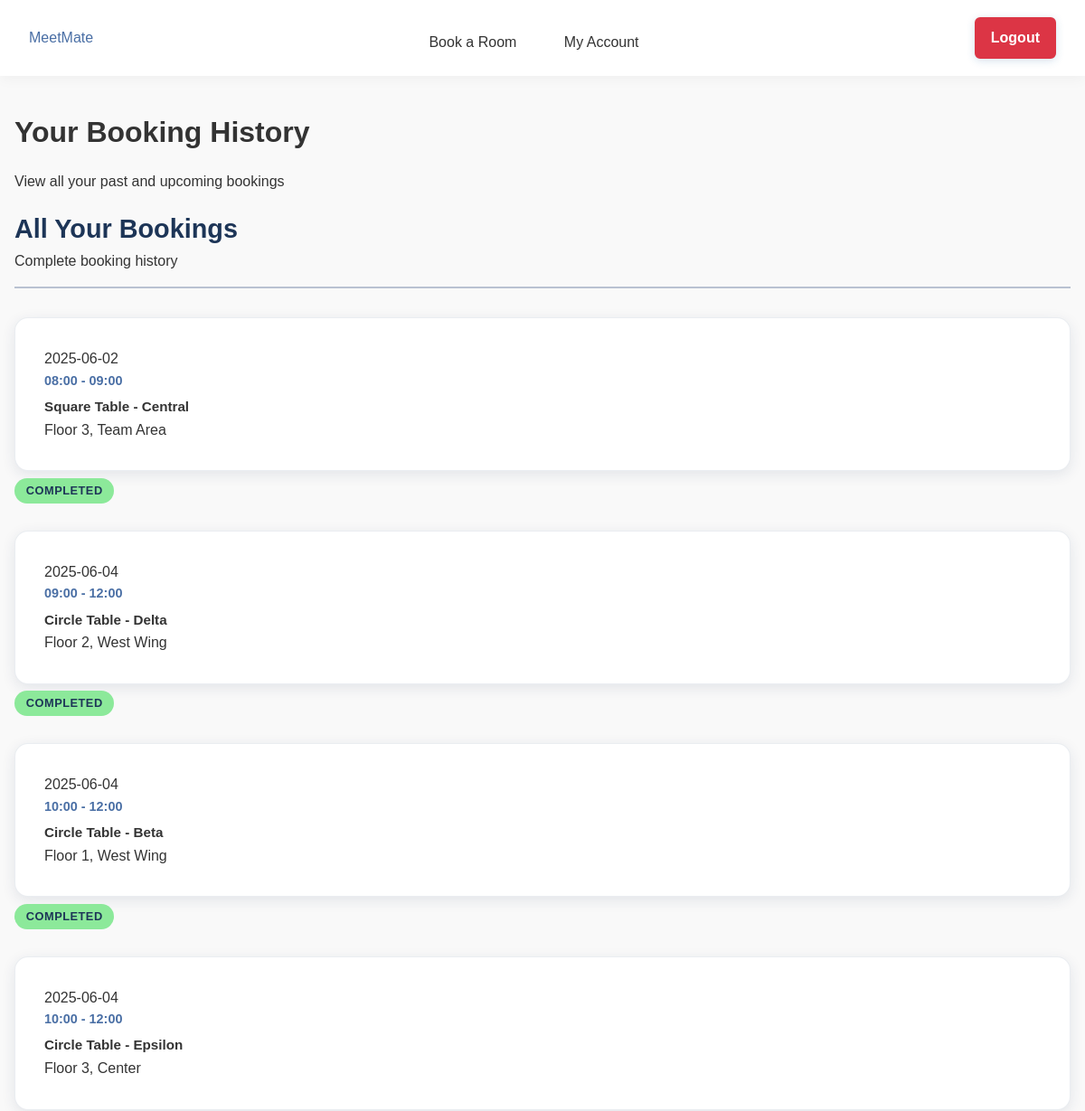
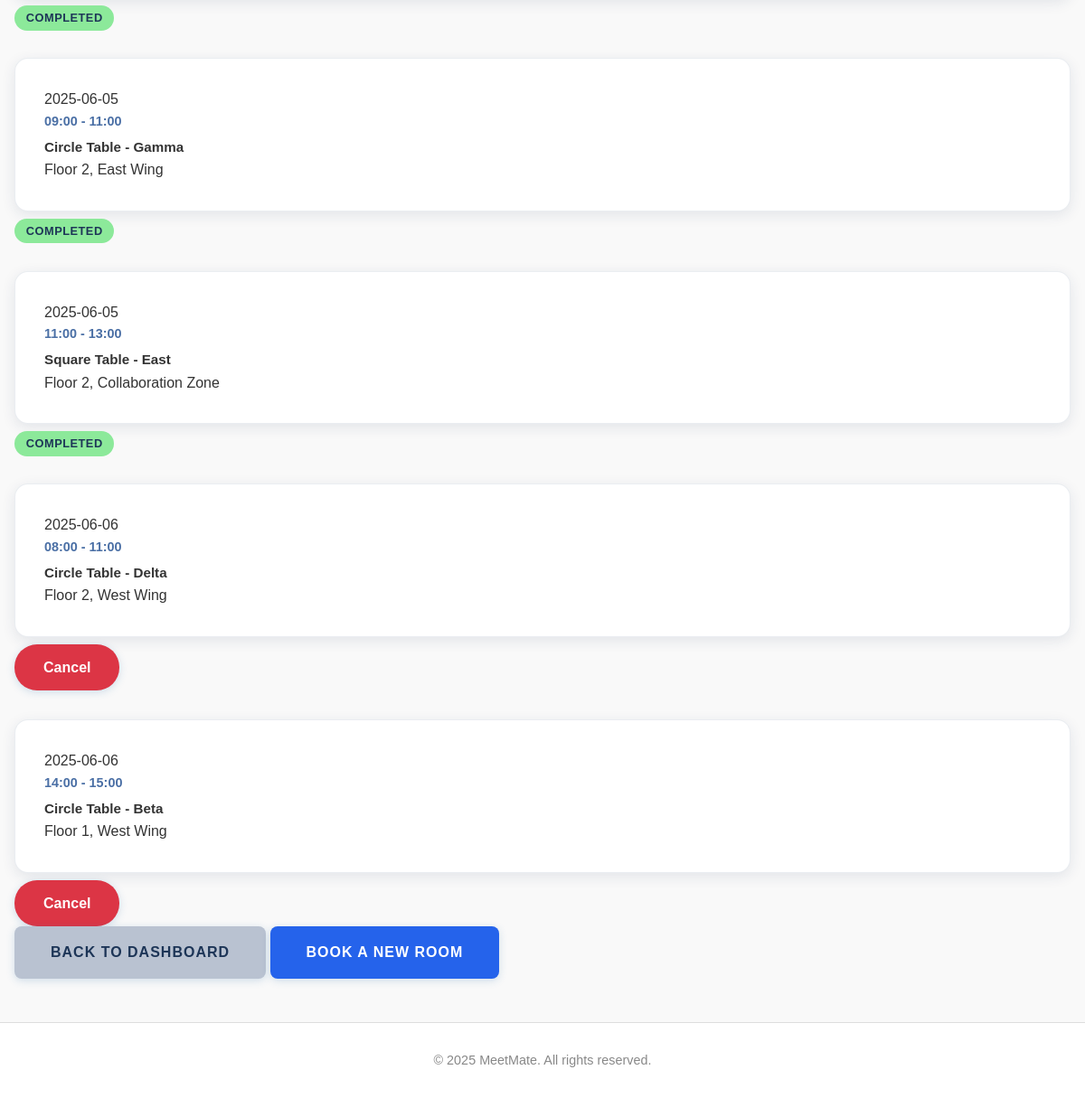
The app's page /history (signed in) with its own data (2 pictures, top to bottom).
### tables this page shows
CREATE TABLE bookings (
                id INTEGER PRIMARY KEY AUTOINCREMENT,
                user_id INTEGER NOT NULL,
                room_id INTEGER NOT NULL,
                date TEXT NOT NULL,
                time_start TEXT NOT NULL,
                time_end TEXT NOT NULL,
                booking_admin_id INTEGER,
                notes TEXT,
                FOREIGN KEY (user_id) REFERENCES users (id),
                FOREIGN KEY (room_id) REFERENCES rooms (id),
                FOREIGN KEY (booking_admin_id) REFERENCES users (id)
            );

CREATE TABLE rooms (
                id INTEGER PRIMARY KEY AUTOINCREMENT,
                name TEXT NOT NULL,
                location TEXT NOT NULL,
                capacity INTEGER NOT NULL,
                room_type TEXT DEFAULT 'conference'
            );

### app.py (the view)
@app.route('/history')
@login_required
def history():
    user_id = session['user_id']
    user_bookings = get_user_bookings(user_id)
    now = datetime.now()
    current_date = now.date()
    current_time = now.time()
    for booking in user_bookings:
        booking_date = date.fromisoformat(booking['date'])
        booking_start_time = time.fromisoformat(booking['time_start'] + ':00' if len(booking['time_start']) == 5 else booking['time_start'])
        if booking_date > current_date:
            booking['can_cancel'] = True
            booking['status'] = 'Confirmed'
        elif booking_date == current_date:
            booking['can_cancel'] = current_time < booking_start_time
            booking['status'] = 'Complete' if current_time >= booking_start_time else 'Confirmed'
        else:
            booking['can_cancel'] = False
            booking['status'] = 'Complete'
    return render_template('history.html', bookings=user_bookings)

### app.py (called while the page is built)
def get_database_path():
    app_directory = app.root_path
    instance_directory = os.path.join(app_directory, 'instance')
    os.makedirs(instance_directory, exist_ok=True)
    database_path = os.path.join(instance_directory, 'meetmate.db')
    return database_path

def get_database_connection():
    db_path = get_database_path()
    connection = sqlite3.connect(db_path)
    connection.row_factory = sqlite3.Row
    return connection

def get_user_by_id(user_id):
    connection = get_database_connection()
    cursor = connection.cursor()
    cursor.execute("SELECT * FROM users WHERE id = ?", (user_id,))
    user = cursor.fetchone()
    connection.close()
    if user:
        return dict(user)
    return None

def get_user_bookings(user_id):
    connection = get_database_connection()
    cursor = connection.cursor()
    cursor.execute('''
        SELECT
            b.id,
            b.date,
            b.time_start,
            b.time_end,
            b.notes,
            r.name as room_name,
            r.location as room_location
        FROM bookings b
        JOIN rooms r ON b.room_id = r.id
        WHERE b.user_id = ?
        ORDER BY b.date, b.time_start
    ''', (user_id,))
    bookings = cursor.fetchall()
    connection.close()
    return [dict(booking) for booking in bookings]

def login_required(f):
    @wraps(f)
    def decorated_function(*args, **kwargs):
        if 'user_id' not in session:
            flash('Please login to access this page', 'error')
            return redirect(url_for('login'))
        user = get_user_by_id(session['user_id'])
        if not user:
            session.clear()
            flash('Your account is no longer valid. Please login again.', 'warning')
            return redirect(url_for('login'))
        return f(*args, **kwargs)
    return decorated_function

### templates/history.html (shortened to what this page needs)
{% extends "base.html" %}
{% block content %}
<div class="history-page">
    <h1>Your Booking History</h1>
    <p>View all your past and upcoming bookings</p>
    <div class="history-section">
        <div class="section-card">
            <div class="section-header">
                <h2>All Your Bookings</h2>
                <span class="subtitle">Complete booking history</span>
            </div>
            {% if bookings %}
                <div class="bookings-list">
                    {% for booking in bookings %}
                        <div class="booking-item">
                            <div class="booking-info">
                                <div class="booking-date">
                                    {{ booking.date }}
                                </div>
                                <div class="booking-time">
                                    {{ booking.time_start }} - {{ booking.time_end }}
                                </div>
                                <div class="booking-details">
                                    <strong>{{ booking.room_name }}</strong>
                                    <div class="booking-location">
                                        {{ booking.room_location }}
                                    </div>
                                </div>
                            </div>
                            <div class="booking-actions">
                                {% if booking.can_cancel %}
                                    <a href="{{ url_for('cancel_booking', booking_id=booking.id) }}"
                                       class="btn btn-danger btn-small"
                                       onclick="return confirm('Are you sure you want to cancel this booking?')">
                                        Cancel
                                    </a>
                                {% else %}
                                    <div class="booking-status">
                                        <span class="status-completed">
                                            Completed
                                        </span>
                                    </div>
                                {% endif %}
                            </div>
                        </div>
                    {% endfor %}
                </div>
            {% else %}
                <div class="no-bookings">
                    <p>You don't have any bookings yet</p>
                    <a href="{{ url_for('booking') }}" class="btn btn-primary">Book Your First Room</a>
                </div>
            {% endif %}
        </div>
    </div>
    <div class="page-actions">
        <a href="{{ url_for('dashboard') }}" class="btn btn-secondary">Back to Dashboard</a>
        <a href="{{ url_for('booking') }}" class="btn btn-primary">Book a New Room</a>
    </div>
</div>
{% endblock %}

### templates/base.html (shortened to what this page needs)
<!DOCTYPE html>
<html>
    <head>
        <link rel="stylesheet" type="text/css" href="{{ url_for('static', filename='css/style.css')}}" />
        <link rel="stylesheet" type="text/css" href="{{ url_for('static', filename='css/admin-additions.css')}}" />
        <link rel="stylesheet" href="https://cdnjs.cloudflare.com/ajax/libs/font-awesome/6.0.0/css/all.min.css">
        <link rel="icon" type="image/png" href="{{ url_for('static', filename='images/favicon.png') }}">    </head>
    <body{% if request.endpoint == 'index' %} class="home-page-body"{% endif %}>        <header>
            <div class="header-content">
                <div class="logo">
                    <a href="{{ url_for('index') }}">MeetMate</a>
                </div>                <nav>                    <ul>                        {% if session.user_id %}                            {% if session.role != 'admin' %}
                                <li><a href="{{ url_for('booking') }}">Book a Room</a></li>
                                <li><a href="{{ url_for('my_account') }}">My Account</a></li>
                            {% endif %}
                        {% endif %}
                    </ul>                </nav>
                {% if session.user_id %}
                <div class="user-menu">
                    <a href="{{ url_for('logout') }}" class="btn btn-logout">Logout</a>
                </div>
                {% endif %}
            </div>
        </header>
        <div class="container">
            {% block content %}{% endblock %}
        </div>
        <footer>
            <p>&copy; 2025 MeetMate. All rights reserved.</p>
        </footer>
    </body>
</html>

### static/css/style.css (style rules this page uses)
body { font-family: Arial, sans-serif; line-height: 1.6; color: #333; background-color: #f9f9f9; margin: 0; padding: 0; }
h1, h2, h3, h4, h5, h6 { margin-bottom: 1rem; font-weight: bold; }
a { text-decoration: none; color: #4a6fa5; }
.container { max-width: 1200px; margin: 0 auto; padding: 1rem; min-height: 500px; }
header { background-color: white; box-shadow: 0 2px 15px rgba(0, 0, 0, 0.05); padding: 1rem 2rem; position: sticky; top: 0; z-index: 100; }
header .header-content { display: flex; justify-content: space-between; align-items: center; }
.logo { flex: 0 0 auto; }
nav { flex: 1 1 auto; text-align: center; }
nav ul { list-style: none; padding: 0; margin: 10px 0 0 0; text-align: center; }
nav ul li { display: inline-block; margin: 0 1rem; }
nav ul li a { color: #333; padding: 0.5rem; display: block; }
footer { text-align: center; padding: 1rem; background-color: white; border-top: 1px solid #ddd; color: #888; font-size: 0.9rem; margin-top: 2rem; }
.btn { display: inline-block; padding: 0.8rem 2rem; background-color: #2a6da9; color: white; border: none; border-radius: 25px; cursor: pointer; font-size: 1rem; font-weight: 600; text-decoration: none; box-shadow: 0 2px 10px rgba(42, 109, 169, 0.2); }
.btn-primary { background-color: #2563eb; color: white; padding: 1rem 2.5rem; border-radius: 8px; font-weight: 600; text-transform: uppercase; letter-spacing: 1px; border: none; cursor: pointer; text-decoration: none; display: inline-block; font-size: 1rem; }
.btn-secondary { background-color: #b9c2d1; color: #1d3557; padding: 1rem 2.5rem; border-radius: 8px; font-weight: 600; text-transform: uppercase; letter-spacing: 1px; border: none; cursor: pointer; text-decoration: none; display: inline-block; font-size: 1rem; }
.btn-danger { background-color: #dc3545; color: white; }
.booking-info { margin-bottom: 0.5rem; }
.booking-time { color: #4a6fa5; font-weight: bold; font-size: 0.9rem; margin-bottom: 0.25rem; }
.booking-details strong { color: #333; font-size: 0.95rem; }
.booking-info { background: white; padding: 2rem; border-radius: 15px; box-shadow: 0 4px 15px rgba(29, 53, 87, 0.1); margin-top: 2rem; border: 1px solid rgba(185, 194, 209, 0.3); }
.section-header { margin-bottom: 2rem; border-bottom: 2px solid #b9c2d1; padding-bottom: 1rem; }
.section-header h2 { color: #1d3557; margin: 0; font-size: 1.8rem; font-weight: 600; }
.status-completed { background-color: #8ce99a; color: #1d3557; padding: 0.4rem 0.8rem; border-radius: 15px; font-size: 0.8rem; font-weight: 600; text-transform: uppercase; letter-spacing: 0.5px; }
.user-menu { margin-left: auto; }
.btn-logout { background-color: #dc3545; color: white; border: 2px solid #dc3545; padding: 0.5rem 1rem; border-radius: 6px; text-decoration: none; font-weight: 600; }

### records on screen
bookings: date "2025-06-02", time_start "08:00", time_end "09:00", room_name "Square Table - Central", room_location "Floor 3, Team Area", shows "COMPLETED"
bookings: date "2025-06-04", time_start "09:00", time_end "12:00", room_name "Circle Table - Delta", room_location "Floor 2, West Wing", shows "COMPLETED"
bookings: date "2025-06-04", time_start "10:00", time_end "12:00", room_name "Circle Table - Beta", room_location "Floor 1, West Wing", shows "COMPLETED"
bookings: date "2025-06-04", time_start "10:00", time_end "12:00", room_name "Circle Table - Epsilon", room_location "Floor 3, Center", shows "COMPLETED"
bookings: date "2025-06-05", time_start "09:00", time_end "11:00", room_name "Circle Table - Gamma", room_location "Floor 2, East Wing", shows "COMPLETED"
bookings: date "2025-06-05", time_start "11:00", time_end "13:00", room_name "Square Table - East", room_location "Floor 2, Collaboration Zone", shows "COMPLETED"
bookings: date "2025-06-06", time_start "08:00", time_end "11:00", room_name "Circle Table - Delta", room_location "Floor 2, West Wing"
bookings: date "2025-06-06", time_start "14:00", time_end "15:00", room_name "Circle Table - Beta", room_location "Floor 1, West Wing"
